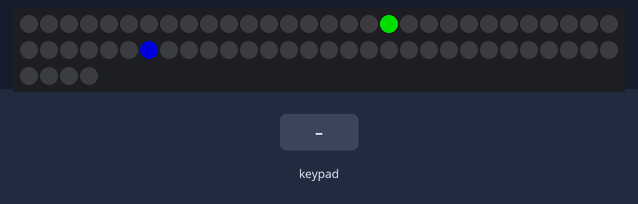
A sketch run on a simulated Arduino Uno, built with avr-gcc and run on an emulated ATmega328P. Shown: 64 RGB LEDs in strip order, left to right, continuing on the next row. Inputs (shaded band) come from the test bench. Dim RGB values are drawn brighter than linear; random numbers use the default seed unless the sketch sets one; what the sketch prints to the serial monitor is not drawn.

Above: at 1.2 s.
1.3 s: key 'l' pressed
4.3 s: key 'p' pressed
Timing chart, 0 to 7.3 s (numbered marks = the images above; inputs shaded):
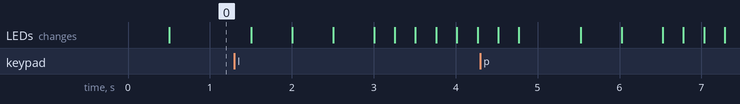

The sketch:

snake.ino
```cpp
// dir- direction, 1-up,2-down,3-left,4-right;
//Autor: Adrian Śmierciak

// co każd aaklate po kolieji zminiema kierunke każdego chain przeykład 11111111 11111110 11111100 11111000 11110000
//snake[i-1].x = snake[i].x
//snake[i-1].y = snake[i].y
#include <Adafruit_NeoPixel.h>
#include <Keypad.h>
#define PIN        3
#define NUMPIXELS 64
Adafruit_NeoPixel pixels(NUMPIXELS, PIN, NEO_GRB + NEO_KHZ800);
const byte ROWS = 2;
const byte COLS = 3;
unsigned long nowtime = 0;
unsigned long gametime = 0;
bool isgameover = false;
char keys[ROWS][COLS] = {
  {'l','p','d'},
  {'s','i','u'},
};
byte rowPins[ROWS] = {5,7};
byte colPins[COLS] = {10, 11, 12};
Keypad keypad = Keypad( makeKeymap(keys), rowPins, colPins, ROWS, COLS );
int cols = 4;
int rows = 4;
int sdir = 1;
int shead[2] = {4,4};
int len = 0;
int led = 64;
int gamedelay = 500;
char key ;
int l[8][8] ={
           {0,1,2,3,4,5,6,7},
           {15,14,13,12,11,10,9,8},
           {16,17,18,19,20,21,22,23},
           {31,30,29,28,27,26,25,24},
           {32,33,34,35,36,37,38,39},
           {47,46,45,44,43,42,41,40},
           {48,49,50,51,52,53,54,55},
           {63,62,61,60,59,58,57,56}
           };
int k[8][8] ={
           {0,1,2,3,4,5,6,7},
           {15,14,13,12,11,10,9,8},
           {16,17,18,19,20,21,22,23},
           {31,30,29,28,27,26,25,24},
           {32,33,34,35,36,37,38,39},
           {47,46,45,44,43,42,41,40},
           {48,49,50,51,52,53,54,55},
           {63,62,61,60,59,58,57,56}
           };

struct Chain{
  bool visible = false;
  bool frozen = false;
  int x,y,dir;
};

struct Food{
  int x,y;
};

struct Point{
  int x,y;
};
Chain snake[64];
Food food[1];
Point point;

void setup() {
  pixels.begin();
  Serial.begin(9600);
  snake[0].x = 4;
  snake[0].y = 4;
  snake[0].visible = true;
  food[0].x = random(1,7);
  food[0].y = random(1,7);


}
void(* resetFunc) (void) = 0;
void render(){
    for(int i = 0 ;i<=len + 1;i++){
      if(snake[i].visible == true){
      pixels.setPixelColor(l[snake[i].x][snake[i].y], pixels.Color(0,0, 150));
       pixels.setPixelColor(k[food[0].x][food[0].y], pixels.Color(0, 150, 0));
      }}}
//void welcome(){
//  for(int i = 0; i<=led;i++){
///    pixels.setPixelColor(i, pixels.Color(random(0,150),random(0,150), random(0,150)));
 //   delay(50);
 //   }
//  }

void gameover(){
  for(int a = 0; a<=3;a++){
      pixels.setPixelColor(l[snake[0].x][snake[0].y], pixels.Color(150,0, 0));
      pixels.show();
      delay(250);
      pixels.setPixelColor(l[snake[0].x][snake[0].y], pixels.Color(0,0, 150));
      pixels.show();

      delay(250);
  }
 delay(500);
 len = 0;
 resetFunc();

 Serial.println("reset");
}

void loop() {
  nowtime = millis();
  key = keypad.getKey();
  if(key == 'u' && snake[0].dir !=2){
    snake[0].dir = 1;
    }
  else if(key == 'd' && snake[0].dir !=1){
    snake[0].dir = 2;
    }
  else if(key == 'p' && snake[0].dir !=4){
    snake[0].dir = 3;
    }
  else if(key == 'l' && snake[0].dir !=3){
    snake[0].dir = 4;
    }

   if(nowtime-gametime >= gamedelay && isgameover == false){
  gametime = nowtime;

  for(int q = len;q>=1;q--){
    if(snake[1].frozen != true ){
    snake[q].x = snake[q-1].x;
    snake[q].y = snake[q-1].y;
    }

  }
   switch(snake[0].dir){
    case 1:
    snake[0].x ++;
      break;
    case 2:
    snake[0].x --;
      break;
    case 3:
    snake[0].y ++;
      break;
    case 4:
    snake[0].y --;
      break;
   }
    for(int i = 1; i<=len + 1;i++){
    snake[i].frozen = false;
   }

    if(snake[0].x == food[0].x && snake[0].y == food[0].y){
    len ++;
    food[0].x={random(1,6)};
    food[0].y={random(1,6)};
    snake[len].x = snake[len-1].x;
    snake[len].y = snake[len-1].y;
    snake[len].visible = true;
    snake[len].frozen = true;
    Serial.println(len);

    }
    if(len>=4){
    for(int i = 1; i<=len; i++){
    if(snake[0].x==snake[i].x && snake[0].y ==snake[i].y){
      isgameover=true;
      gameover();
      Serial.println("ugryzienie");
      }
    }
    }

    pixels.clear();
    render();
        if(snake[0].x <= 0 || snake[0].x >= 7 || snake[0].y <= 0 || snake[0].y >= 7){
    isgameover=true;
    snake[len].visible = false;
    Serial.println(isgameover);
    gameover();
    }
    pixels.show();
    }

 }
```
